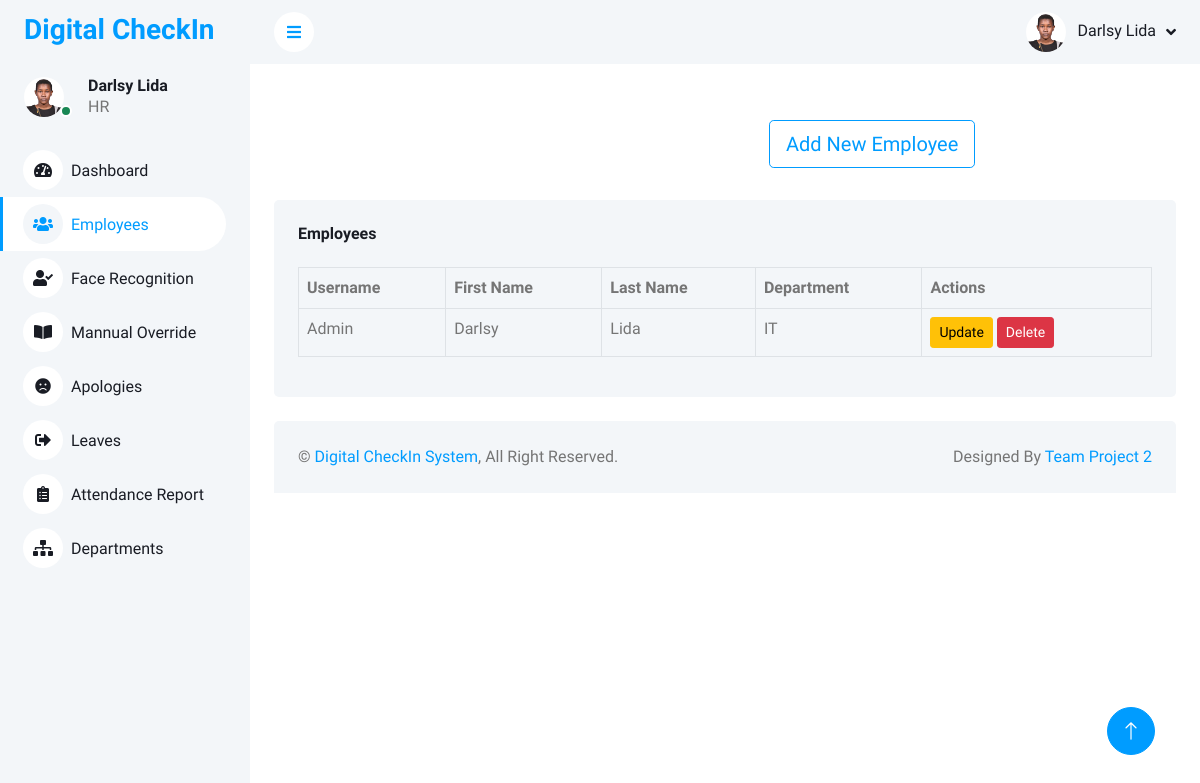
Screenshot of /employees/ (signed in) with the database file from the repository.
### App/models.py (models this page shows, shortened)
class Profile(models.Model):
    user = models.OneToOneField(User, on_delete=models.CASCADE)
    profile_image = models.ImageField(upload_to='profile_images/', blank=True, null=True)
    contact = models.CharField(max_length=15, blank=True, null=True)
    face_encoding = models.TextField(blank=True, null=True)

class Employee(models.Model):
    ROLE_CHOICES = [
        ("Admin", "Admin"),
        ("Staff", "Staff"),
        ("Employee", "Employee"),
    ]
    employee_id = models.AutoField(primary_key=True)
    user = models.OneToOneField(User, on_delete=models.CASCADE)  # FK to User model
    dep = models.ForeignKey(Department, on_delete=models.SET_NULL, null=True)
    role = models.CharField(max_length=50, choices=ROLE_CHOICES, null=True, blank=True)
    status = models.CharField(
        max_length=20, choices=[("Active", "Active"), ("Inactive", "Inactive")], null=True, blank=True
    )

class Department(models.Model):
    dep_id = models.AutoField(primary_key=True)
    name = models.CharField(max_length=100, unique=True)

### App/views.py (the view)
# urls.py: path('employees/', views.employees, name='employees'),
@user_passes_test(lambda user: user.is_superuser, login_url='login')
def employees(request):
    departments = Department.objects.all()  # Get all departments
    department_id = request.GET.get('department')  # Get selected department
    print(f"Selected Department ID: {department_id}")  # Debugging
    if department_id and department_id.isdigit():
        employees = Employee.objects.filter(dep_id=department_id)
    else:
        employees = Employee.objects.all()  # Show all employees when "All" is selected
    return render(request, 'admin/employees.html', {
        'employees': employees,
        'departments': departments,
        'selected_department': department_id  # Pass selected department for UI update
    })

### templates/admin/employees.html
{% extends "admin/sidebar.html" %} {% block content %}
{% load static %}
<div class="container-fluid pt-4 px-4">
        <div class="row g-4 justify-content-end">
            <div class="col-sm-12 col-xl-6">
                <div class=" rounded h-80 p-4">
                    <a href="/add-employee/" type="button" class="btn btn-lg btn-outline-primary m-2"> Add New Employee</a>
                </div>
            </div>
        </div>
    <div class="row g-4">
        <div class="col-sm-12 col-xl-12">
            <div class="bg-light rounded h-100 p-4">
                <h6 class="mb-4">Employees</h6>
                <table class="table table-bordered">
                    <thead>
                        <tr>
                            <th scope="col">Username</th>
                            <th scope="col">First Name</th>
                            <th scope="col">Last Name</th>
                            <th scope="col">Department</th>
                            <th>Actions</th>
                        </tr>
                    </thead>
                    <tbody>
                        {% for employee in employees %}
                        <tr>
                            <td>{{ employee.user.username }}</td>
                            <td>{{ employee.user.first_name }}</td>
                            <td>{{ employee.user.last_name }}</td>
                            <td>{{ employee.dep.name }}</td>
                            <td>
                                <a href="{% url 'update_employee' employee.pk %}" class="btn btn-sm btn-warning">Update</a>
                                <a href="{% url 'delete_employee' employee.pk %}" class="btn btn-sm btn-danger" onclick="return confirm('Are you sure you want to delete this employee?');">Delete</a>
                            </td>
                        </tr>
                        {% endfor %}
                    </tbody>
                </table>
            </div>
        </div>
    </div>
</div>
{% endblock content %}

### templates/admin/sidebar.html (shortened to what this page needs)
{% load static %}
{% load i18n %}
<!DOCTYPE html>
<html lang="en">
<head>
    <link href="https://cdnjs.cloudflare.com/ajax/libs/font-awesome/5.10.0/css/all.min.css" rel="stylesheet">
    <link href="https://cdn.jsdelivr.net/npm/bootstrap-icons@1.4.1/font/bootstrap-icons.css" rel="stylesheet">
    <link href="{% static 'lib/owlcarousel/assets/owl.carousel.min.css' %}" rel="stylesheet">
    <link href="{% static 'lib/tempusdominus/css/tempusdominus-bootstrap-4.min.css' %}" rel="stylesheet" />
    <link href="{% static 'css/bootstrap.min.css' %}" rel="stylesheet">
    <link href="{% static 'css/style.css' %}" rel="stylesheet">
</head>
<body>
    <div class="container-xxl position-relative bg-white d-flex p-0">
        <div class="sidebar pe-4 pb-3">
            <nav class="navbar bg-light navbar-light">
                <a href="/" class="navbar-brand mx-4 mb-3">
                    <h3 class="text-primary">Digital CheckIn</h3>
                </a>
                <div class="d-flex align-items-center ms-4 mb-4">
                    <div class="position-relative">
                        <img class="rounded-circle me-lg-2"
                            src="{% if user.profile.profile_image %}{{ user.profile.profile_image.url }}{% else %}{% static 'img/User.jpg' %}{% endif %}"
                            alt="User Profile"
                            style="width: 40px; height: 40px;">
                        <div class="bg-success rounded-circle border border-2 border-white position-absolute end-0 bottom-0 p-1"></div>
                    </div>
                    <div class="ms-3">
                        <h6 class="mb-0">{{ user.first_name |default:"User" }} {{ user.last_name }}</h6>
                        <span>{{ user.employee.role | default:"Admin" }}    </span>
                    </div>
                </div>
                <div class="navbar-nav w-100">
                    <a href="/admin-dashboard" class="nav-item nav-link {% if request.path == '/admin-dashboard' %}active {%endif%}"><i class="fa fa-tachometer-alt me-2"></i>Dashboard</a>
                    <a href="/employees" class="nav-item nav-link {% if request.path in '/employees/ /add-employee/' %}active{% endif %}">
                        <i class="fa fa-users me-2"></i>Employees
                    </a>
                    <a href="/capture-attendance/" class="nav-item nav-link {% if request.path == '/capture-attendance/' %}active {%endif%}"><i class="fa fa-user-check me-2"></i>Face Recognition</a>
                    <a href="/mannual" class="nav-item nav-link {% if request.path == '/mannual/' %}active {%endif%}"><i class="fa fa-book-open me-2"></i>Mannual Override</a>
                    <a href="/apologies/" class="nav-item nav-link {% if request.path == '/apologies/' %}active {%endif%}"><i class="fa fa-frown me-2"></i>Apologies</a>
                    <a href="/leaves/" class="nav-item nav-link {% if request.path == '/leaves/' %}active {%endif%}"><i class="fa fa-sign-out-alt me-1"></i> Leaves</a>
                    <a href="/admin-attendance/" class="nav-item nav-link {% if request.path == '/admin-attendance/' %}active {%endif%}"><i class="fa fa-clipboard-list me-2"></i>Attendance Report</a>
                    <a href="/departments" class="nav-item nav-link {% if request.path in '/departments/ /add-department/' %}active {%endif%}"><i class="fa fa-sitemap me-2"></i>Departments</a>
                </div>
            </nav>
        </div>
        <div class="content">
            <nav class="navbar navbar-expand bg-light navbar-light sticky-top px-4 py-0">
                <a href="#" class="sidebar-toggler flex-shrink-0">
                    <i class="fa fa-bars"></i>
                </a>
                <div class="navbar-nav align-items-center ms-auto">
                    <div class="nav-item dropdown">
                        <a href="#" class="nav-link dropdown-toggle" data-bs-toggle="dropdown">
                            <img class="rounded-circle me-lg-2"
                            src="{% if user.profile.profile_image %}{{ user.profile.profile_image.url }}{% else %}{% static 'img/User1.jpg' %}{% endif %}"
                            alt="User Profile"
                            style="width: 40px; height: 40px;">
                            <span class="d-none d-lg-inline-flex"> {{ user.first_name |default:"User" }} {{ user.last_name }} </span>
                        </a>
                    </div>
                </div>
            </nav>
        {% block content %}
        {% endblock content %}
        <div class="container-fluid pt-4 px-4">
            <div class="bg-light rounded-top p-4">
                <div class="row">
                    <div class="col-12 col-sm-6 text-center text-sm-start">
                        &copy; <a href="#">Digital CheckIn System</a>, All Right Reserved.
                    </div>
                    <div class="col-12 col-sm-6 text-center text-sm-end">
                        Designed By <a href="">Team Project 2</a>
                    </div>
                </div>
            </div>
        </div>
    </div>
  </div>
        <a href="#" class="btn btn-lg btn-primary btn-lg-square back-to-top"><i class="bi bi-arrow-up"></i></a>
</body>
</html>

### static/css/style.css (style rules this page uses)
:root { --primary: #009CFF; --light: #F3F6F9; --dark: #191C24; }
.back-to-top { position: fixed; display: none; right: 45px; bottom: 45px; z-index: 99; }
.btn { transition: .5s; }
.btn.btn-primary { color: #FFFFFF; }
.btn-lg-square { width: 48px; height: 48px; }
.btn-square, .btn-sm-square, .btn-lg-square { padding: 0; display: inline-flex; align-items: center; justify-content: center; font-weight: normal; border-radius: 50px; }
.sidebar { position: fixed; top: 0; left: 0; bottom: 0; width: 250px; height: 100vh; overflow-y: auto; background: var(--light); transition: 0.5s; z-index: 999; }
.content { margin-left: 250px; min-height: 100vh; background: #FFFFFF; transition: 0.5s; }
@media (min-width: 992px) { .sidebar { margin-left: 0; } }
@media (min-width: 992px) { .content { width: calc(100% - 250px); } }
.sidebar .navbar .navbar-nav .nav-link { padding: 7px 20px; color: var(--dark); font-weight: 500; border-left: 3px solid var(--light); border-radius: 0 30px 30px 0; outline: none; }
.sidebar .navbar .navbar-nav .nav-link:hover, .sidebar .navbar .navbar-nav .nav-link.active { color: var(--primary); background: #FFFFFF; border-color: var(--primary); }
.sidebar .navbar .navbar-nav .nav-link i { width: 40px; height: 40px; display: inline-flex; align-items: center; justify-content: center; background: #FFFFFF; border-radius: 40px; }
.sidebar .navbar .navbar-nav .nav-link:hover i, .sidebar .navbar .navbar-nav .nav-link.active i { background: var(--light); }
.content .navbar .navbar-nav .nav-link { margin-left: 25px; padding: 12px 0; color: var(--dark); outline: none; }
.content .navbar .sidebar-toggler, .content .navbar .navbar-nav .nav-link i { width: 40px; height: 40px; display: inline-flex; align-items: center; justify-content: center; background: #FFFFFF; border-radius: 40px; }
.content .navbar .dropdown-toggle::after { margin-left: 6px; vertical-align: middle; border: none; content: "\f107"; font-family: "Font Awesome 5 Free"; font-weight: 900; transition: .5s; }

### rows the page displays
Employee: user.username "Admin", user.first_name "Darlsy", user.last_name "Lida", dep.name "IT"

### other values shown
{{ user.first_name |default:"User" }} "Darlsy"
{{ user.last_name }} "Lida"
{{ user.employee.role | default:"Admin" }} "HR"
